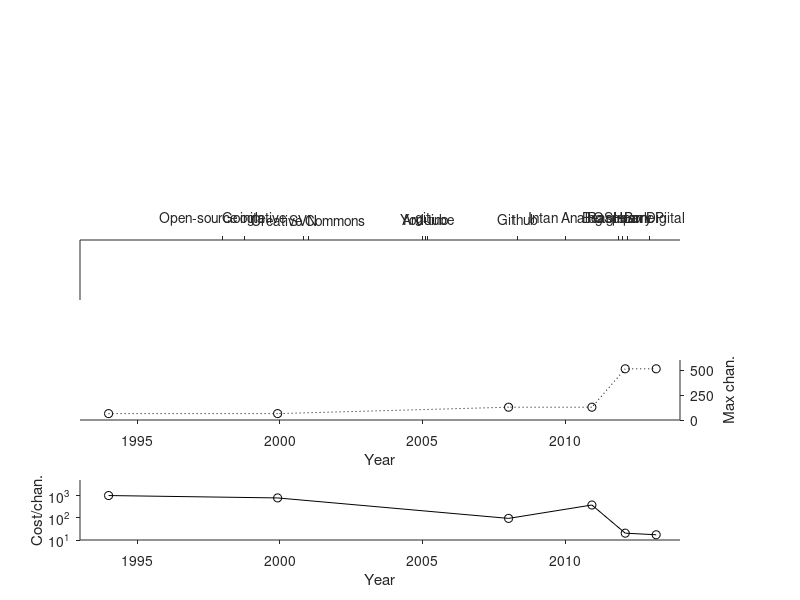

Write MATLAB code to recreate this figure. (Note: this script raises an error after producing the figure.)
% Jon Newman
% A contextual timeline for multichannel open source ephuys projects

% Open source options
sys             = {'AD'         'MB'        'NR'           'AE'        'OE'         'PG'};
time            = [1994         1999.916    2008           2010.916    2012.083     2013.166];
cost            = [64e3         50e3        9e3            48e3        2600         550 ];  % I'm not sure if these are correct. For instance, AE uses Neuralynx amps right - I would imagine those are not cheap for 128 chans.
chan_atcost     = [64           64          96             128         128          32  ];
max_chan        = [64           64          128            128         512          512 ]; % Technically A/D PG and OE don't have maxs, because they can be daisy-chained. NR is limited by the number of PCI slots available on average PC. Not sure about AE. 

% Other events

% Git introduced, 2005
% Github, 2008
% Intan chips introduced, 2009
% Linux introduced, 1991
% Arduino, 2005
% OSH park accepts outside orders, 2012 (source: @Laen)
% Google opens, 1998
% Creative commons, 2001
% Open source initiative, 1998
% Free software movement started by Richard Stallman, 1983
% Free software foundation formed, 1985

ev      = {'FSF'    'linux'  'Open-source initative' 'Google'       'Creative Commons'      'git'       'Arduino'   'Github'    'OSHpark' 'Raspberry Pi'    'BeagleBone'       'Intan Analog'  'Intan Digital'     'open-gl'   'You-tube' 'SVN'};
ev_time = [1985     1991     1998                    1998.75        2001                   2005         2005.083    2008.33     2012       2012.167          2011.833           2010.0          2012.916            1992.083    2005.167   2000.833 ];  
[ev_time, idx] = sort(ev_time);
ev = ev(idx);

%% Figure
close all
aw = 15;
ah = 2;
tlim = [1993 2014];

% Cost per channel
figure('unit','centimeters','position',[2 2 20 20]);
a1 = axes('unit','centimeters','position',[2 2 aw ah]);
plot(a1, time, cost./chan_atcost,'ko-');
xlabel('Year')
ylabel('Cost/chan.')
set(a1,'tickdir','out','box','off','Ylim',[10 5e3],'Xlim',tlim,'YTick',[10 100 1000 10000],'YScale','log','TickLength',[0.1/aw 1])

% Channel Count
a2 = axes('unit','centimeters','position',[2 2+2+ah aw ah]);
plot(a2, time, max_chan,'ko:');
xlabel('Year')
ylabel('Max chan.')
set(a2,'tickdir','out','box','off','Ylim',[0 600],'Xlim',tlim,'YTick',[0 250 500],'YScale','linear','TickLength',[0.1/aw 1], 'YAxisLocation','right')

% Contextual timeline
a3 = axes('unit','centimeters','position',[2 2+4+2*ah aw ah]);
set(a3,'tickdir','out','box','off','Ylim',[0 600],'Xlim',tlim,'YTick',[],'XTick',ev_time, 'XTickLabel', ev,'TickLength',[0.1/aw 1], 'XAxisLocation','top')

saveas(gcf,'timeline.fig');
export_fig(gcf,'-pdf','-transparent','timeline.pdf')
